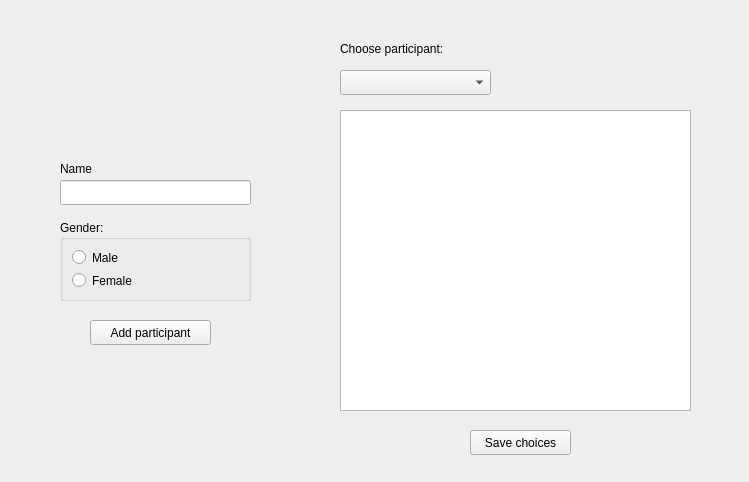
<?xml version="1.0" encoding="UTF-8"?>
<ui version="4.0">
 <class>Participants</class>
 <widget class="QWidget" name="Participants">
  <property name="geometry">
   <rect>
    <x>0</x>
    <y>0</y>
    <width>749</width>
    <height>482</height>
   </rect>
  </property>
  <property name="sizePolicy">
   <sizepolicy hsizetype="Preferred" vsizetype="Preferred">
    <horstretch>0</horstretch>
    <verstretch>0</verstretch>
   </sizepolicy>
  </property>
  <property name="windowTitle">
   <string>Form</string>
  </property>
  <widget class="QLineEdit" name="nameLine">
   <property name="geometry">
    <rect>
     <x>60</x>
     <y>180</y>
     <width>191</width>
     <height>25</height>
    </rect>
   </property>
  </widget>
  <widget class="QLabel" name="label">
   <property name="geometry">
    <rect>
     <x>60</x>
     <y>160</y>
     <width>67</width>
     <height>17</height>
    </rect>
   </property>
   <property name="text">
    <string>Name</string>
   </property>
  </widget>
  <widget class="QPushButton" name="addParticipantBtn">
   <property name="geometry">
    <rect>
     <x>90</x>
     <y>320</y>
     <width>121</width>
     <height>25</height>
    </rect>
   </property>
   <property name="text">
    <string>Add participant</string>
   </property>
  </widget>
  <widget class="QComboBox" name="chooseParticipantBox">
   <property name="geometry">
    <rect>
     <x>340</x>
     <y>70</y>
     <width>151</width>
     <height>25</height>
    </rect>
   </property>
  </widget>
  <widget class="QLabel" name="label_2">
   <property name="geometry">
    <rect>
     <x>340</x>
     <y>40</y>
     <width>141</width>
     <height>17</height>
    </rect>
   </property>
   <property name="text">
    <string>Choose participant:</string>
   </property>
  </widget>
  <widget class="QPushButton" name="saveChoicesBtn">
   <property name="geometry">
    <rect>
     <x>470</x>
     <y>430</y>
     <width>101</width>
     <height>25</height>
    </rect>
   </property>
   <property name="text">
    <string>Save choices</string>
   </property>
  </widget>
  <widget class="QGroupBox" name="genderGroupBox">
   <property name="geometry">
    <rect>
     <x>60</x>
     <y>220</y>
     <width>191</width>
     <height>81</height>
    </rect>
   </property>
   <property name="title">
    <string>Gender:</string>
   </property>
   <layout class="QVBoxLayout" name="verticalLayout">
    <item>
     <widget class="QRadioButton" name="maleRB">
      <property name="text">
       <string>Male</string>
      </property>
     </widget>
    </item>
    <item>
     <widget class="QRadioButton" name="femaleRB">
      <property name="text">
       <string>Female</string>
      </property>
     </widget>
    </item>
   </layout>
  </widget>
  <widget class="QListWidget" name="participantsListWidget">
   <property name="geometry">
    <rect>
     <x>340</x>
     <y>110</y>
     <width>351</width>
     <height>301</height>
    </rect>
   </property>
  </widget>
 </widget>
 <resources/>
 <connections/>
</ui>
